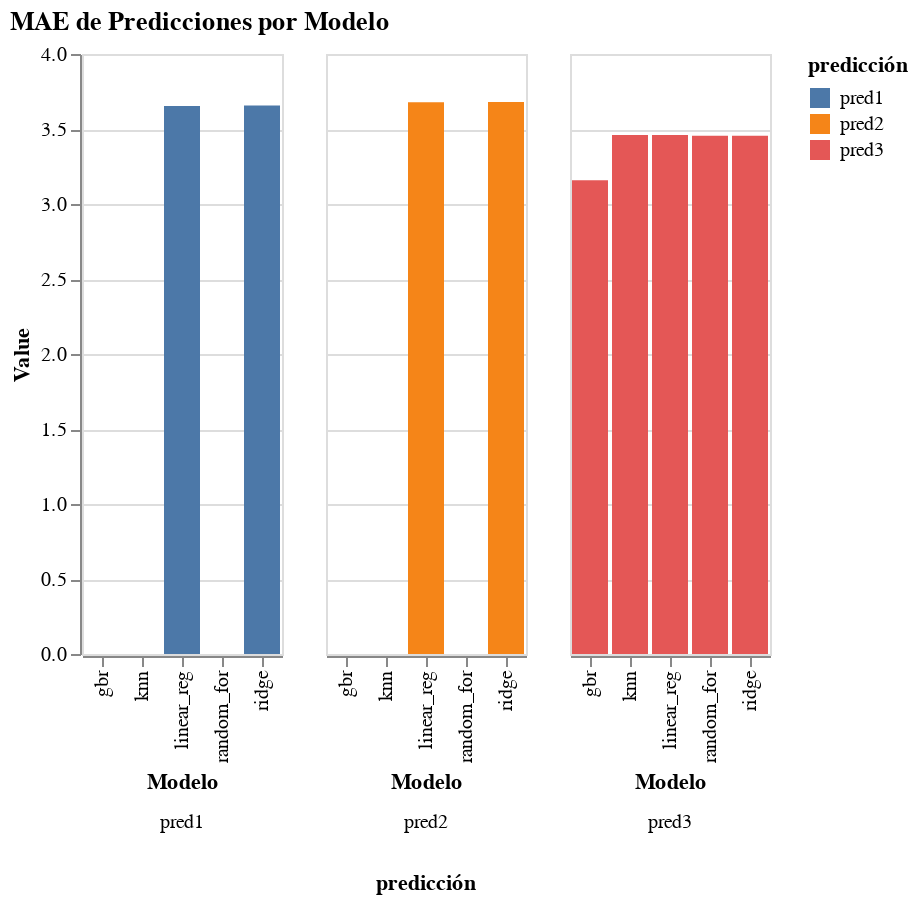

Source (notebook cell):
### Code cell
resultados_melted3 = resultadosMAE.melt(id_vars='Modelo', var_name='predicción', value_name='Value')

chart3 = alt.Chart(resultados_melted3).mark_bar().encode(
    # Set the x-axis to the Model column
    x='Modelo:N',
    # Set the y-axis to the Value column
    y='Value:Q',
    # Color the bars based on the Prediction column
    color='predicción:N',
    # Use the Prediction column to create separate columns for each prediction
    column=alt.Column('predicción:N', header=alt.Header(titleOrient="bottom", labelOrient="bottom"))
).properties(
    title='MAE de Predicciones por Modelo'
)

chart3

### Figure 1 — Vega-Lite specification as saved in the notebook (floating-point values rounded to 4 significant figures)
{"config": {"view": {"continuousWidth": 300, "continuousHeight": 300}}, "data": {"name": "data-7e46f8f253f357c9ebfbfdd2f9bc6195"}, "mark": {"type": "bar"}, "encoding": {"color": {"field": "predicción", "type": "nominal"}, "column": {"field": "predicción", "header": {"labelOrient": "bottom", "titleOrient": "bottom"}, "type": "nominal"}, "x": {"field": "Modelo", "type": "nominal"}, "y": {"field": "Value", "type": "quantitative"}}, "title": "MAE de Predicciones por Modelo", "$schema": "https://vega.github.io/schema/vega-lite/v5.20.1.json", "datasets": {"data-7e46f8f253f357c9ebfbfdd2f9bc6195": [{"Modelo": "linear_reg", "predicción": "pred1", "Value": 3.654}, {"Modelo": "ridge", "predicción": "pred1", "Value": 3.656}, {"Modelo": "knn", "predicción": "pred1", "Value": 0.0}, {"Modelo": "random_for", "predicción": "pred1", "Value": 0.0}, {"Modelo": "gbr", "predicción": "pred1", "Value": 0.0}, {"Modelo": "linear_reg", "predicción": "pred2", "Value": 3.678}, {"Modelo": "ridge", "predicción": "pred2", "Value": 3.681}, {"Modelo": "knn", "predicción": "pred2", "Value": 0.0}, {"Modelo": "random_for", "predicción": "pred2", "Value": 0.0}, {"Modelo": "gbr", "predicción": "pred2", "Value": 0.0}, {"Modelo": "linear_reg", "predicción": "pred3", "Value": 3.46}, {"Modelo": "ridge", "predicción": "pred3", "Value": 3.455}, {"Modelo": "knn", "predicción": "pred3", "Value": 3.46}, {"Modelo": "random_for", "predicción": "pred3", "Value": 3.455}, {"Modelo": "gbr", "predicción": "pred3", "Value": 3.158}]}}
